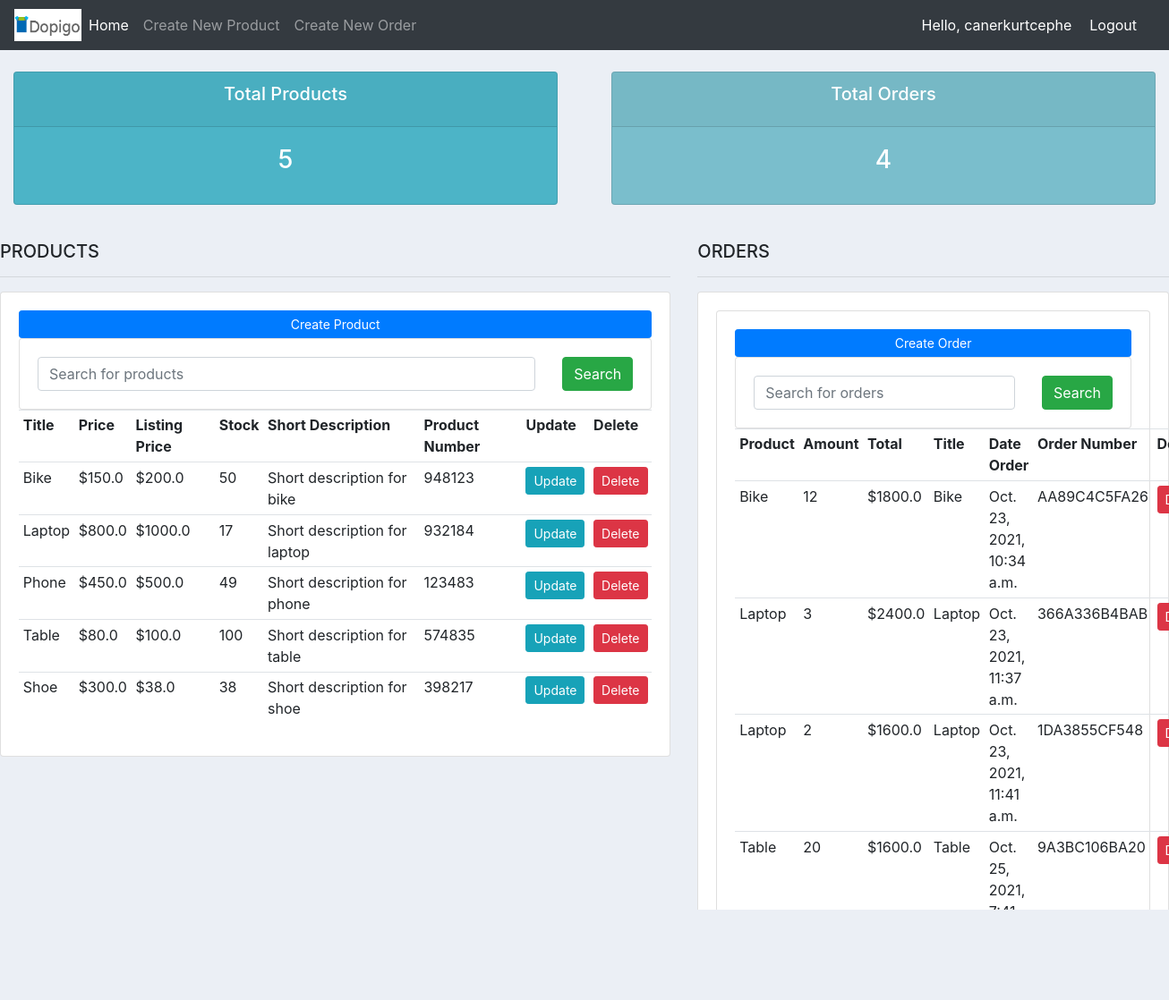
The app's page / (signed in) with its own data.
### orders/models.py (models this page shows, shortened)
class Product(models.Model):
    title = models.CharField(max_length=50)
    price = models.FloatField(blank=True)
    listing_price = models.FloatField(blank=True)
    stock = models.IntegerField(validators={validation_stock})
    short_description = models.TextField(max_length=150)
    product_number = models.PositiveIntegerField(unique=True, blank=True, validators=[validation_six_digits])
    def __str__(self):
        return str(self.title)

class Order(models.Model):
    product = models.ForeignKey(Product, on_delete=models.CASCADE, null=True)
    amount = models.PositiveIntegerField()
    total = models.FloatField(blank=True)
    title = models.CharField(max_length=50, blank=True)
    created = models.DateTimeField(auto_now_add=True)
    order_number = models.CharField(max_length=12, unique=True, blank=True)

### orders/views.py (the view)
# urls.py: 2. Add a URL to urlpatterns:  path('', views.home, name='home')
@login_required(login_url='login')
def home(request):
    orders = Order.objects.all()
    products = Product.objects.all()
    total_products = products.count()
    total_orders = orders.count()
    order_number = request.GET.get('order_number')
    item_name = request.GET.get('item_name')
    if item_name != '' and item_name is not None and item_name:
        products = products.filter(title=item_name)
    if order_number != '' and order_number is not None:
        orders = orders.filter(order_number=order_number)
    context = {
        'orders': orders,
        'products':products,
        'total_products': total_products,
        'total_orders': total_orders,
    }
    return render(request, 'orders/home.html', context)

### orders/templates/orders/home.html
{% extends 'orders/main.html' %}
{% load static %}
{% block content%}
{% include 'orders/status.html' %}
<br>
<div class="row">
    <div class="col-md-7">
        <h5>PRODUCTS</h5>
        <hr>
        <div class="card card-body">
            <a class="btn btn-primary btn-sm btn-block" href="{% url 'create_product' %}">Create Product</a>
            <div class="row">
                <div class="col-md-12">
                    <form class="card card-sm">
                        <div class="card-body row no-gytters align-items-center">
                            <div class="col">
                                <input type="search" name="item_name" placeholder="Search for products" class="form-control form-control-borderless">
                            </div>
                            <div class="col-auto">
                                <button class="btn btn-success" type="submit">Search</button>
                            </div>
                        </div>
                    </form>
                </div>
            </div>
            <table class="table table-sm">
                <tr>
                    <th>Title</th>
                    <th>Price</th>
                    <th>Listing Price</th>
                    <th>Stock</th>
                    <th>Short Description</th>
                    <th>Product Number</th>
                    <th>Update</th>
                    <th>Delete</th>
                </tr>
                {% for i in products %}
                <tr>
                    <td>
                        {{i.title}}
                    </td>
                    <td>
                        ${{i.price}}
                    </td>
                    <td>
                        ${{i.listing_price}}
                    </td>
                    <td>
                        {{i.stock}}
                    </td>
                    <td>
                        {{i.short_description}}
                    </td>
                    <td>
                        {{i.product_number}}
                    </td>
                    <td><a class="btn btn-sm btn-info" href="{% url 'update_product' i.id%}">Update</a></td>
                    <td><a class="btn btn-sm btn-danger" href="{% url 'delete_product' i.id%}">Delete</a></td>
                </tr>
                {% endfor %}
            </table>
        </div>
    </div>
    <div class="col-md-5">
        <h5>ORDERS</h5>
        <hr>
        <div class="card card-body">
            <div class="card card-body">
            <a class="btn btn-primary btn-sm btn-block" href="{% url 'create_order' %}">Create Order</a>
            <div class="row">
                <div class="col-md-12">
                    <form class="card card-sm">
                        <div class="card-body row no-gytters align-items-center">
                            <div class="col">
                                <input type="search" name="order_number" placeholder="Search for orders" class="form-control form-control-borderless">
                            </div>
                            <div class="col-auto">
                                <button class="btn btn-success" type="submit">Search</button>
                            </div>
                        </div>
                    </form>
                </div>
            </div>
            <table class="table table-sm">
                <tr>
                    <th>Product</th>
                    <th>Amount</th>
                    <th>Total</th>
                    <th>Title</th>
                    <th>Date Order</th>
                    <th>Order Number</th>
                    <th>Delete</th>
                </tr>
                {% for i in orders %}
                <tr>
                    <td>
                        {{i.product}}
                    </td>
                    <td>
                        {{i.amount}}
                    </td>
                    <td>
                        ${{i.total}}
                    </td>
                    <td>
                        {{i.title}}
                    </td>
                    <td>
                        {{i.created}}
                    </td>
                    <td>
                        {{i.order_number}}
                    </td>
                    <td><a class="btn btn-sm btn-danger" href="{% url 'delete_order' i.id%}">Delete</a></td>
                </tr>
                {% endfor %}
            </table>
        </div>
    </div>
</div>
{% endblock%}

### orders/templates/orders/main.html (shortened to what this page needs)
{% load static %}
<!DOCTYPE html>
<html lang="en">
<head>
    <link rel="stylesheet" href="https://stackpath.bootstrapcdn.com/bootstrap/4.4.1/css/bootstrap.min.css">
</head>
<body>
    {% include 'orders/navbar.html' %}
    {% block content %}
    {% endblock %}
</body>
</html>

### orders/templates/orders/navbar.html (shortened to what this page needs)
{% load static %}
<nav class="navbar navbar-expand-lg navbar-dark bg-dark">
    <img src="{% static 'images/logo.png' %}" id="logo" width="75">
    <div class="collapse navbar-collapse" id="navbarNav">
      <ul class="navbar-nav">
        <li class="nav-item active">
          <a class="nav-link" href="{% url 'home'%}">Home <span class="sr-only">(current)</span></a>
        </li>
        <li class="nav-item">
          <a class="nav-link" href="{% url 'create_product'%}">Create New Product</a>
        </li>
        <li class="nav-item">
          <a class="nav-link" href="{% url 'create_order'%}">Create New Order</a>
        </li>
      </ul>
    </div>
    <span class="hello-msg">Hello, {{request.user}}</span>
    <span><a class="hello-msg" href="{% url 'logout' %}">Logout</a></span>
  </nav>

### orders/templates/orders/status.html
<br>
<div class="row">
    <div class="col">
        <div class="col-md">
            <div class="card text-center text-white mb-3" id="total-products">
                <div class="card-header">
                    <h5 class="card-title">Total Products</h5>
                </div>
                <div class="card-body">
                    <h3 class="card-title">{{total_products}}</h3>
                </div>
            </div>
        </div>
    </div>
    <div class="col">
        <div class="col-md">
            <div class="card text-center text-white mb-3" id="total-orders">
                <div class="card-header">
                    <h5 class="card-title">Total Orders</h5>
                </div>
                <div class="card-body">
                    <h3 class="card-title">{{total_orders}}</h3>
                </div>
            </div>
        </div>
    </div>
</div>

### orders/templates/orders/main.html (style rules this page uses)
body { background-color: #ebeff5; }
#total-products { background-color: #4cb4c7; }
#total-orders { background-color: #7abecc; }

### orders/templates/orders/navbar.html (style rules this page uses)
.hello-msg { font-size: 18; color: #fff; margin-right: 20px; }

### records on screen
Product: title "Bike", price "150.0", listing_price "200.0", stock "50", short_description "Short description for bike", product_number "948123"
Product: title "Laptop", price "800.0", listing_price "1000.0", stock "17", short_description "Short description for laptop", product_number "932184"
Product: title "Phone", price "450.0", listing_price "500.0", stock "49", short_description "Short description for phone", product_number "123483"
Product: title "Table", price "80.0", listing_price "100.0", stock "100", short_description "Short description for table", product_number "574835"
Product: title "Shoe", price "300.0", listing_price "38.0", stock "38", short_description "Short description for shoe", product_number "398217"
Order: product "Bike", amount "12", total "1800.0", title "Bike", created "Oct. 23, 2021, 10:34 a.m.", order_number "AA89C4C5FA26"
Order: product "Laptop", amount "3", total "2400.0", title "Laptop", created "Oct. 23, 2021, 11:37 a.m.", order_number "366A336B4BAB"
Order: product "Laptop", amount "2", total "1600.0", title "Laptop", created "Oct. 23, 2021, 11:41 a.m.", order_number "1DA3855CF548"
Order: product "Table", amount "20", total "1600.0", title "Table", created "Oct. 25, 2021, 7:41 a.m.", order_number "9A3BC106BA20"

### other values on screen
{{ request.user }} "canerkurtcephe"
{{ total_products }} "5"
{{ total_orders }} "4"
